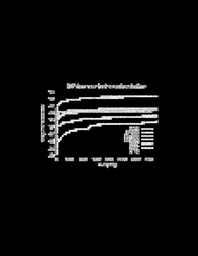
#> input picture mask.jpg, 198 x 256 px, shrunk from 3400 x 4400 before the run
$ python mergeContour.py   (Python 2 division)   (older library calls are emulated)
#> lines starting #> are read from the running program, lines starting #| are printed output that depends on the picture; after the words box and inside, x2 and y2 are one past the last pixel; in counts of white or black regions, pixels touching at a corner belong together
import cv2
import numpy as np

def find_if_close(cnt1,cnt2):
    row1,row2 = cnt1.shape[0],cnt2.shape[0]
    for i in xrange(row1):
        for j in xrange(row2):
            dist = np.linalg.norm(cnt1[i]-cnt2[j])
            if abs(dist) < 50 :
                return True
            elif i==row1-1 and j==row2-1:
                return False

img = cv2.imread('mask.jpg')
#> img is the input picture: shape (256, 198, 3); min 0, max 255, mean 11.4
gray = cv2.cvtColor(img,cv2.COLOR_BGR2GRAY)
ret,thresh = cv2.threshold(gray,127,255,0)
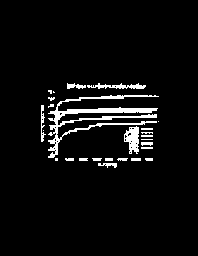
#> thresh: shape (256, 198); 5% white; 26 white regions (9 under 20 px)
thresh,contours,hier = cv2.findContours(thresh,cv2.RETR_EXTERNAL,2)
#> contours = 26 contours, 19 with area under 20; largest, box (x1, y1, x2, y2) and area: (48, 95, 159, 158) 980, (124, 126, 139, 154) 257, (87, 83, 146, 89) 123, (41, 105, 46, 142) 49, (67, 83, 86, 89) 48, (98, 163, 117, 168) 34, (141, 142, 153, 146) 24

LENGTH = len(contours)
#> LENGTH = 26
print LENGTH
#| 26
status = np.zeros((LENGTH,1))
#> status = 26 values from 0 to 0

for i,cnt1 in enumerate(contours):
    x = i
    if i != LENGTH-1:
        for j,cnt2 in enumerate(contours[i+1:]):
            x = x+1
            dist = find_if_close(cnt1,cnt2)
            if dist == True:
                val = min(status[i],status[x])
                status[x] = status[i] = val
            else:
                if status[x]==status[i]:
                    status[x] = i+1
#> this loop made 26 passes
#> cnt1 on passes 3, 5, 9, 10, 12, 13: [[131, 158], [131, 160], [140, 160], [140, 158]], [[105, 158], [105, 160], [112, 160], [112, 158]], [[55, 158], [55, 160], [57, 160], [57, 158]], [[141, 147], [141, 148], [152, 148], [152, 147]], [[141, 139], [152, 139]], [[141, 135], [141, 136], [152, 136], [152, 135]]

unified = []
maximum = int(status.max())+1
#> maximum = 1
for i in xrange(maximum):
    pos = np.where(status==i)[0]
    if pos.size != 0:
        cont = np.vstack(contours[i] for i in pos)
        hull = cv2.convexHull(cont)
        unified.append(hull)
#> this loop made 1 pass
#> after the loop, unified = 1 contour; box (x1, y1, x2, y2) and area: (41, 83, 159, 168) 8900

cv2.drawContours(img,unified,-1,(0,255,0),2)
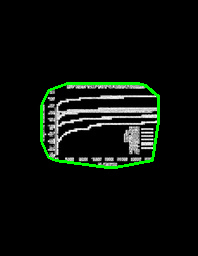
#> img: shape (256, 198, 3); 2.05% of pixels changed, all inside (x1, y1, x2, y2) = (40, 82, 160, 169)
cv2.drawContours(thresh,unified,-1,255,-1)
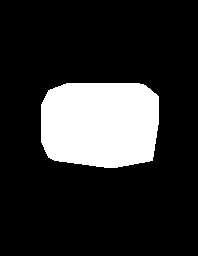
#> thresh: shape (256, 198); 17.9% white; 1 white region, box (x1, y1, x2, y2) and area: (41, 83, 159, 168) 9073

cv2.imwrite('out.jpg', img)
cv2.imwrite('thresh.jpg', thresh)
